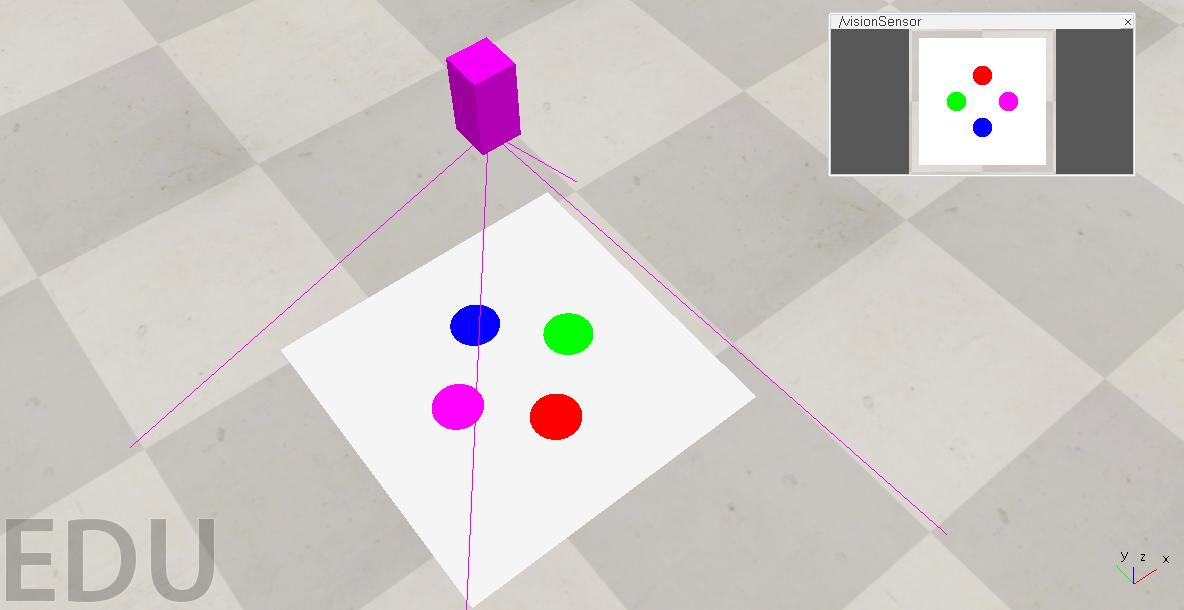
#> input picture ibvs.jpg, 1184 x 610 px
$ python -i feature_detector.py   (imports and definitions only)
#> lines starting #> are read from the running program, lines starting #| are printed output that depends on the picture; after the words box and inside, x2 and y2 are one past the last pixel; in counts of white or black regions, pixels touching at a corner belong together
import cv2
import numpy as np

class FeatureDetector:
    def __init__(self, image_resolution=512):
        self.image_resolution = image_resolution

    def detect_markers_by_color(self, image):
        """
        Detects the centroids of red, green, blue, and magenta markers in the image.

        :param image: RGB image as a numpy array (shape: [height, width, 3]).
        :return: Dictionary with keys 'red', 'green', 'blue', 'magenta' and values as [x,y] centroids
                or None if the marker is not detected.
        """
        # Convert the image to the HSV color space
        hsv = cv2.cvtColor(image, cv2.COLOR_BGR2HSV)

        # Define color ranges in HSV
        # Red is tricky in HSV because it wraps around 0/180
        lower_red1 = np.array([0, 100, 100])
        upper_red1 = np.array([10, 255, 255])
        lower_red2 = np.array([160, 100, 100])
        upper_red2 = np.array([180, 255, 255])

        # Green HSV range
        lower_green = np.array([40, 100, 100])
        upper_green = np.array([80, 255, 255])

        # Blue HSV range
        lower_blue = np.array([100, 100, 100])
        upper_blue = np.array([140, 255, 255])

        # Magenta HSV range
        lower_magenta = np.array([140, 100, 100])
        upper_magenta = np.array([170, 255, 255])

        results = {}

        # Detect red marker (need to handle two ranges due to HSV wrap-around)
        red_mask1 = cv2.inRange(hsv, lower_red1, upper_red1)
        red_mask2 = cv2.inRange(hsv, lower_red2, upper_red2)
        red_mask = red_mask1 | red_mask2  # Combine the two masks
        results['red'] = self._find_centroid(red_mask)

        # Detect green marker
        green_mask = cv2.inRange(hsv, lower_green, upper_green)
        results['green'] = self._find_centroid(green_mask)

        # Detect blue marker
        blue_mask = cv2.inRange(hsv, lower_blue, upper_blue)
        results['blue'] = self._find_centroid(blue_mask)

        # Detect magenta marker
        magenta_mask = cv2.inRange(hsv, lower_magenta, upper_magenta)
        results['magenta'] = self._find_centroid(magenta_mask)

        return results

    def _find_centroid(self, mask):
        """
        Find the centroid of the largest blob in the mask.

        :param mask: Binary mask image
        :return: [x, y] centroid coordinates or None if no blob found
        """
        # Find contours in the mask
        contours, _ = cv2.findContours(mask, cv2.RETR_EXTERNAL, cv2.CHAIN_APPROX_SIMPLE)

        if not contours:
            return None

        # Get the largest contour
        largest_contour = max(contours, key=cv2.contourArea)

        # Calculate centroid only if the contour area is significant
        if cv2.contourArea(largest_contour) > 20:  # Minimum area threshold
            M = cv2.moments(largest_contour)
            if M['m00'] > 0:  # Avoid division by zero
                cx = int(M['m10'] / M['m00'])
                cy = int(M['m01'] / M['m00'])
                return [cx, cy]

        return None

    # [86 lines left out: functions rotate_features, translate_features, scale_features, get_detected_features_as_array, draw_features, not called in this run]

>>> import cv2
>>> picture = cv2.imread('../ibvs.jpg')
#> picture is the input picture: shape (610, 1184, 3); mean B, G, R 198.2, 200.5, 205.9
>>> result = FeatureDetector().detect_markers_by_color(picture)
#> in detect_markers_by_color, `hsv = cv2.cvtColor(image, cv2.COLOR_BGR2HSV)`: hsv: shape (610, 1184, 3); mean H, S, V 23.3, 15.4, 207.4
#> in detect_markers_by_color, `red_mask1 = cv2.inRange(hsv, lower_red1, upper_red1)`:
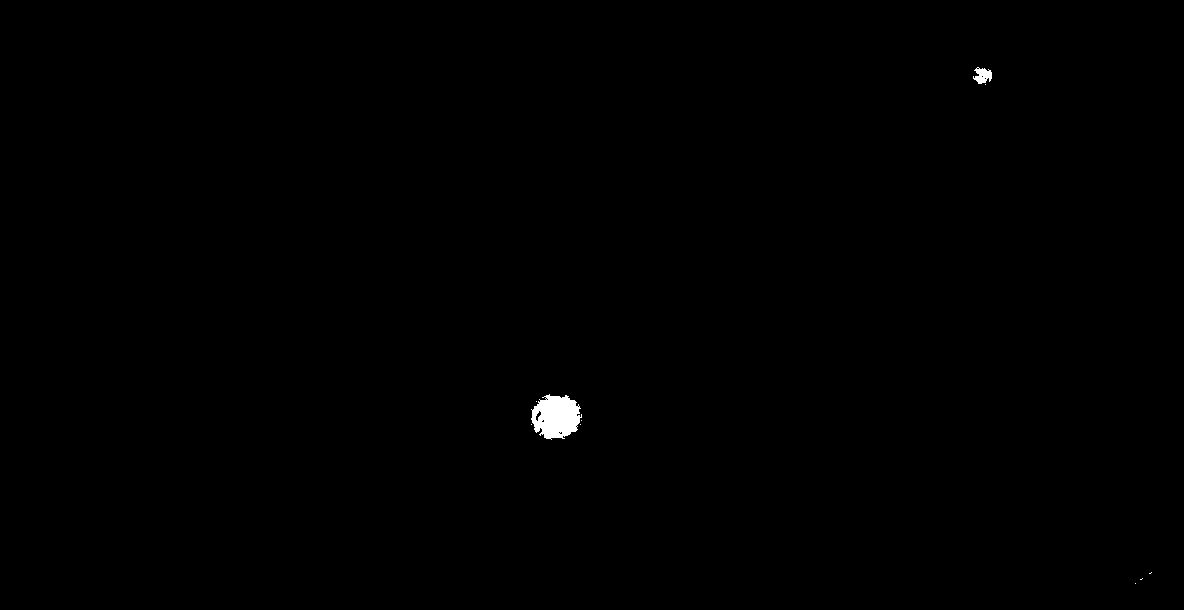
#> red_mask1: shape (610, 1184); 0.26% white; 10 white regions (8 under 20 px), largest, box (x1, y1, x2, y2) and area: (531, 394, 582, 440) 1650, (973, 67, 992, 84) 207
#> in detect_markers_by_color, `red_mask2 = cv2.inRange(hsv, lower_red2, upper_red2)`:
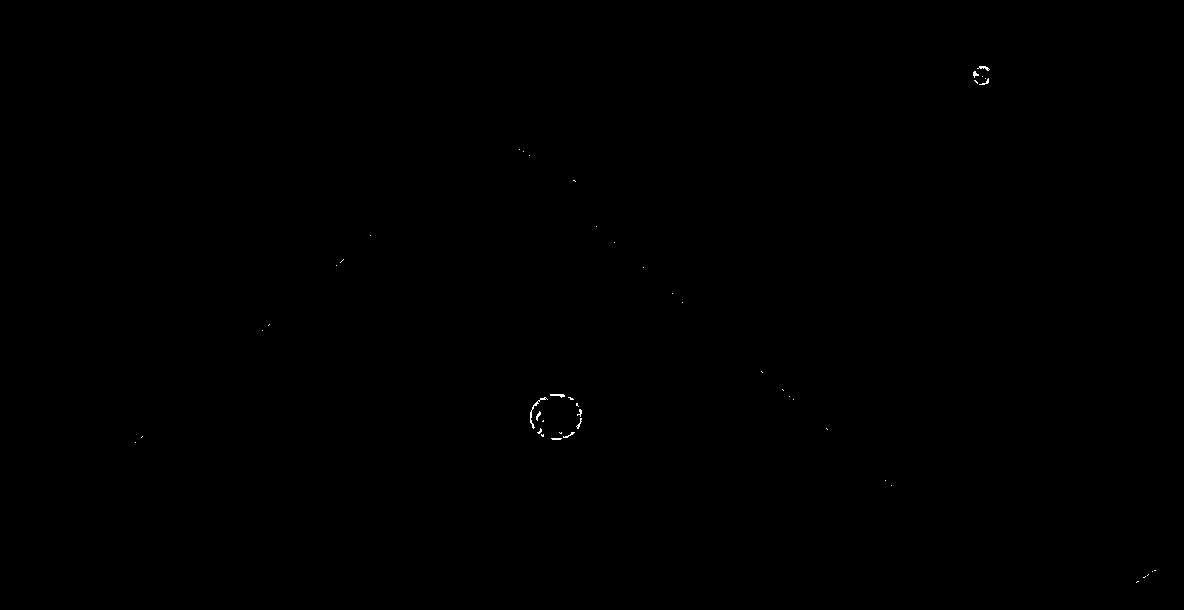
#> red_mask2: shape (610, 1184); 0.05% white in thin lines or dots, all inside (x1, y1, x2, y2) = (135, 66, 1156, 583)
#> in detect_markers_by_color, `red_mask = red_mask1 | red_mask2`: red_mask: shape (610, 1184); 0.31% white; 29 white regions (27 under 20 px)
#> in _find_centroid, `contours, _ = cv2.findContours(mask, cv2.RETR_EXTERNAL, cv2.CHAIN_APPR..`: contours = 29 contours, 27 with area under 20; largest, box (x1, y1, x2, y2) and area: (530, 394, 582, 440) 1842, (973, 66, 992, 85) 266
#> in _find_centroid, `largest_contour = max(contours, key=cv2.contourArea)`: largest_contour = contour of 69 points, box (x1, y1, x2, y2) (530, 394, 582, 440), area 1842
#> in _find_centroid, `M = cv2.moments(largest_contour)`: M = moments, m00 1842.5, centre m10/m00, m01/m00 = (555.6, 416.3)
#> in _find_centroid, `cx = int(M['m10'] / M['m00'])`: cx = 555
#> in _find_centroid, `cy = int(M['m01'] / M['m00'])`: cy = 416
#> in detect_markers_by_color, `green_mask = cv2.inRange(hsv, lower_green, upper_green)`:
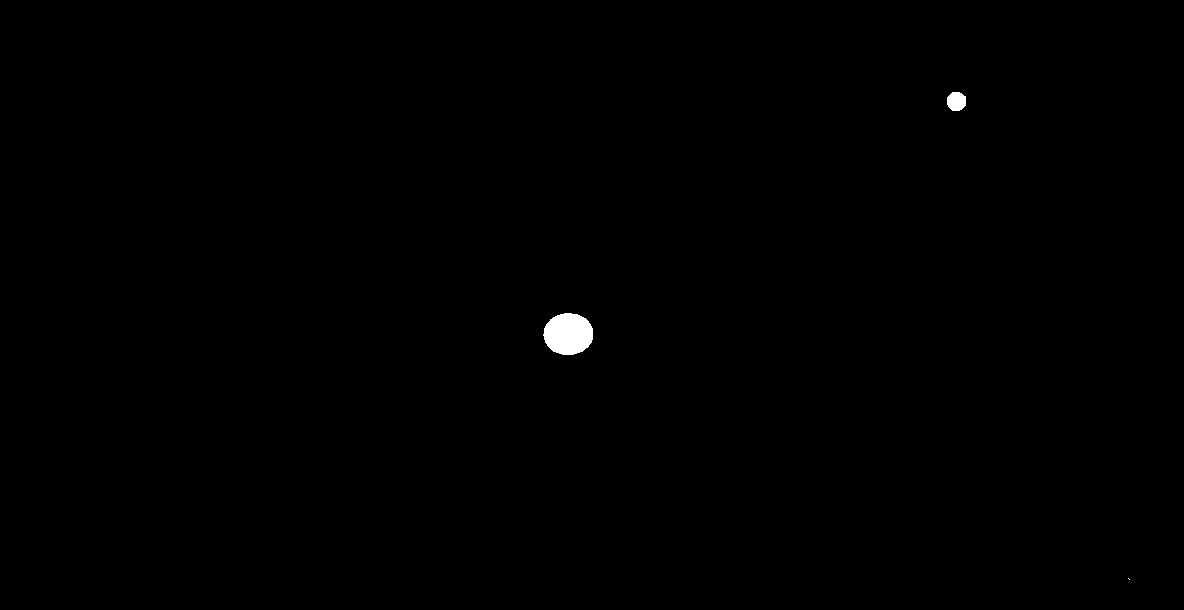
#> green_mask: shape (610, 1184); 0.27% white; 3 white regions (1 under 20 px)
#> in _find_centroid (call 2), `contours, _ = cv2.findContours(mask, cv2.RETR_EXTERNAL, cv2.CHAIN_APPR..`: contours = 3 contours, 1 with area under 20; largest, box (x1, y1, x2, y2) and area: (543, 313, 593, 355) 1585, (947, 92, 966, 111) 272
#> in detect_markers_by_color, `blue_mask = cv2.inRange(hsv, lower_blue, upper_blue)`:
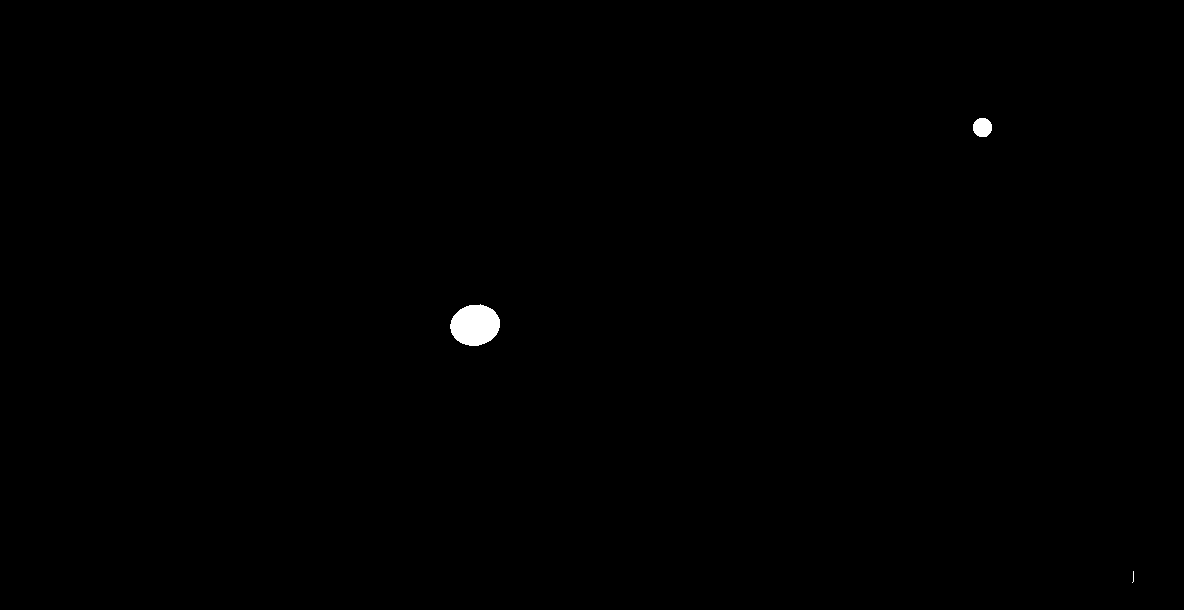
#> blue_mask: shape (610, 1184); 0.27% white; 3 white regions (1 under 20 px)
#> in _find_centroid (call 3), `contours, _ = cv2.findContours(mask, cv2.RETR_EXTERNAL, cv2.CHAIN_APPR..`: contours = 3 contours, 1 with area under 20; largest, box (x1, y1, x2, y2) and area: (450, 304, 500, 346) 1546, (973, 118, 992, 137) 267
#> in detect_markers_by_color, `magenta_mask = cv2.inRange(hsv, lower_magenta, upper_magenta)`:
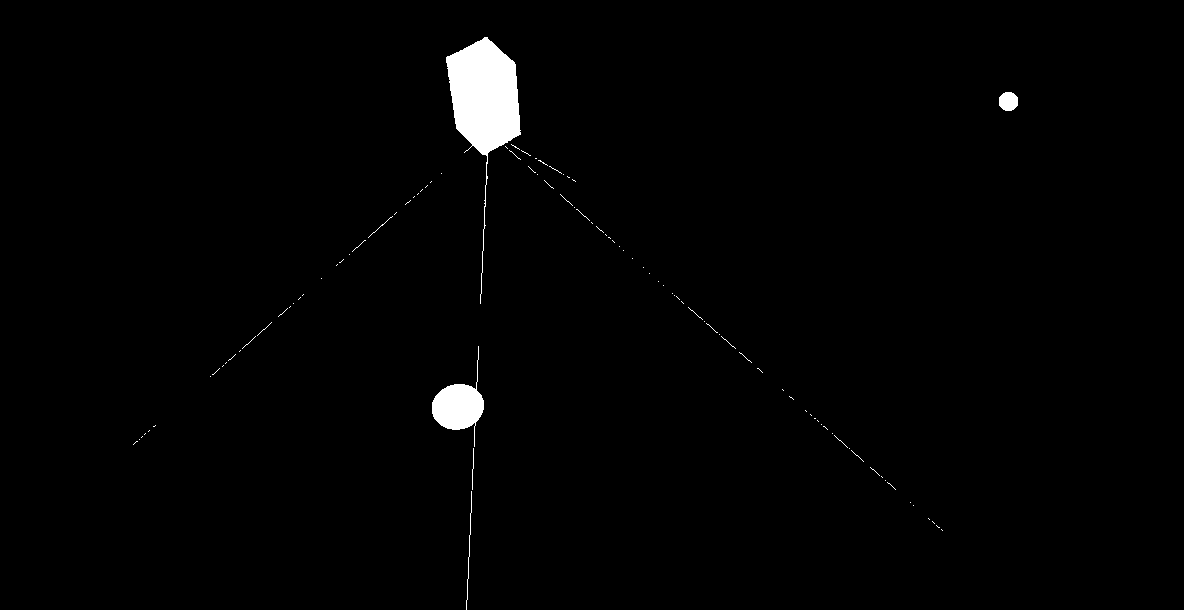
#> magenta_mask: shape (610, 1184); 1.3% white; 99 white regions (93 under 20 px)
#> in _find_centroid (call 4), `contours, _ = cv2.findContours(mask, cv2.RETR_EXTERNAL, cv2.CHAIN_APPR..`: contours = 99 contours, 96 with area under 20; largest, box (x1, y1, x2, y2) and area: (446, 37, 521, 304) 6240, (432, 346, 484, 447) 1814, (999, 92, 1018, 111) 270
#> result = {'red': [555, 416], 'green': [567, 333], 'blue': [474, 324], 'magenta': [484, 95]}
